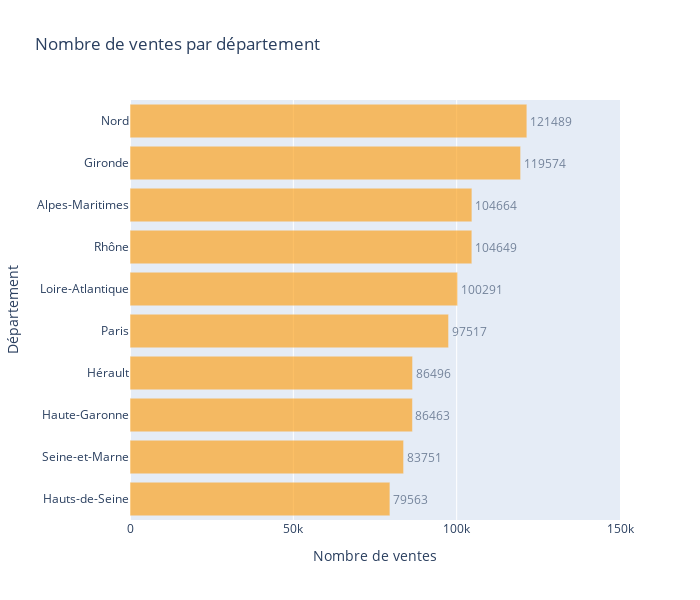

The notebook cell saved with this chart:
### Code cell
dict_nb_ventes = pd.DataFrame(data["Code departement"].value_counts().head(10)).reset_index()
dict_nb_ventes.columns = ["Code departement","Nombre de ventes"]
for i in dict_nb_ventes["Code departement"]:
    dict_nb_ventes.loc[dict_nb_ventes["Code departement"]== i,"Département"] = DEPARTMENTS.get(str(i))
   
dict_nb_ventes

# (Only countries with more than 100 case are considered)

act = '#fe9801'
temp = dict_nb_ventes
temp = temp.sort_values('Code departement', ascending=False)

fig = px.bar(temp.sort_values('Nombre de ventes', ascending=False).head(10).sort_values('Nombre de ventes', ascending=True), 
             x="Nombre de ventes", y="Département", text='Nombre de ventes', orientation='h', 
             width=700, height=600, range_x = [0, 150000], title='Nombre de ventes par département')
fig.update_traces(marker_color=act, opacity=0.6, textposition='outside')
fig.show()

### Figure 1 — Plotly figure (JSON) as saved in the notebook; plotly's stock layout.template omitted (floating-point values rounded to 4 significant figures)
{"data": [{"alignmentgroup": "True", "hoverlabel": {"namelength": 0}, "hovertemplate": "Nombre de ventes=%{text}<br>Département=%{y}", "legendgroup": "", "marker": {"color": "#fe9801"}, "name": "", "offsetgroup": "", "opacity": 0.6, "orientation": "h", "showlegend": false, "text": [79563, 83751, 86463, 86496, 97517, 100291, 104649, 104664, 119574, 121489], "textposition": "outside", "type": "bar", "x": [79563, 83751, 86463, 86496, 97517, 100291, 104649, 104664, 119574, 121489], "xaxis": "x", "y": ["Hauts-de-Seine", "Seine-et-Marne", "Haute-Garonne", "Hérault", "Paris", "Loire-Atlantique", "Rhône", "Alpes-Maritimes", "Gironde", "Nord"], "yaxis": "y"}], "layout": {"barmode": "relative", "height": 600, "legend": {"tracegroupgap": 0}, "title": {"text": "Nombre de ventes par département"}, "width": 700, "xaxis": {"anchor": "y", "domain": [0, 1], "range": [0, 150000], "title": {"text": "Nombre de ventes"}}, "yaxis": {"anchor": "x", "domain": [0, 1], "title": {"text": "Département"}}}}
